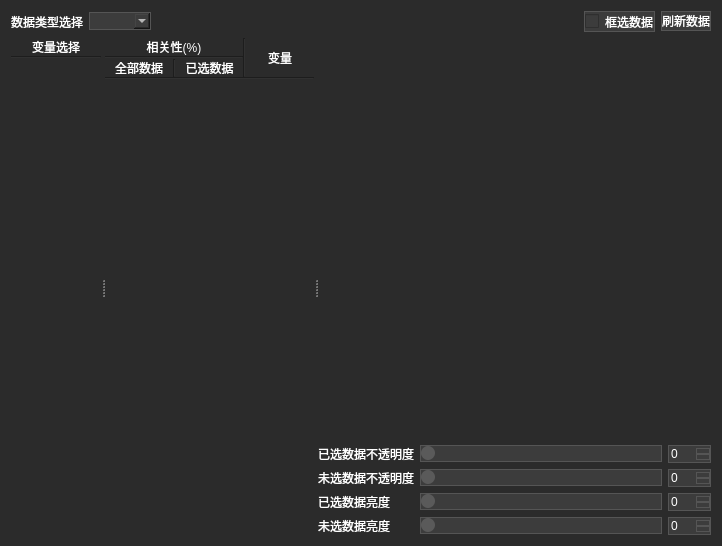
<?xml version="1.0" encoding="UTF-8"?>
<ui version="4.0">
 <class>igQtVariableCorrelationWidget</class>
 <widget class="QWidget" name="igQtVariableCorrelationWidget">
  <property name="geometry">
   <rect>
    <x>0</x>
    <y>0</y>
    <width>722</width>
    <height>546</height>
   </rect>
  </property>
  <property name="windowTitle">
   <string>Form</string>
  </property>
  <property name="styleSheet">
   <string>/* 使用类名选择器，确保嵌入 MainWindow 或 Dialog 时都能应用深色背景 */
igQtVariableCorrelationWidget,
QWidget#igQtVariableCorrelationWidget {
    background-color: #2b2b2b;
    color: #ffffff;
}
/* 滚动区域及内部内容背景（表格“变量选择”“相关性(%)”“变量”所在区域） */
QScrollArea {
    background-color: #2b2b2b;
    border: none;
}
QScrollArea::viewport {
    background-color: #2b2b2b !important;
}
QScrollArea QFrame,
QScrollArea QWidget {
    background-color: #2b2b2b !important;
    color: #ffffff;
}
/* 明确指定两个表格内容控件的深色背景，避免 Windows 下仍显示白底 */
QWidget#widget_2,
QWidget#scrollAreaWidgetContents_2 {
    background-color: #2b2b2b !important;
    color: #ffffff;
}
QLabel {
    background-color: transparent;
    color: #ffffff;
}
/* 下拉框、按钮、复选框、数字框、滑块 - 统一深色 */
QComboBox, QPushButton, QCheckBox, QSpinBox, QSlider {
    background-color: #3c3c3c;
    color: #ffffff;
    border: 1px solid #555555;
}
QComboBox:hover, QPushButton:hover {
    background-color: #4a4a4a;
}
QComboBox:focus, QPushButton:focus {
    border: 1px solid #0078d4;
}
/* QSpinBox 上下箭头按钮 */
QSpinBox::up-button, QSpinBox::down-button {
    background-color: #3c3c3c;
    border: 1px solid #555555;
    color: #ffffff;
}
QSpinBox::up-button:hover, QSpinBox::down-button:hover {
    background-color: #4a4a4a;
}
/* QSlider 轨道与滑块 */
QSlider::groove:horizontal {
    background: #3c3c3c;
    height: 6px;
    border-radius: 3px;
}
QSlider::handle:horizontal {
    background: #5a5a5a;
    width: 14px;
    margin: -4px 0;
    border-radius: 7px;
}
QSlider::handle:horizontal:hover {
    background: #6a6a6a;
}
/* 分割线等 */
Line, QFrame[frameShape="4"] {
    background-color: #555555;
}</string>
  </property>
  <layout class="QVBoxLayout" name="verticalLayout_5">
   <item>
    <layout class="QHBoxLayout" name="horizontalLayout">
     <item>
      <widget class="QLabel" name="label_10">
       <property name="text">
        <string>数据类型选择</string>
       </property>
      </widget>
     </item>
     <item>
      <widget class="QComboBox" name="dataTypeChoose"/>
     </item>
     <item>
      <spacer name="horizontalSpacer">
       <property name="orientation">
        <enum>Qt::Horizontal</enum>
       </property>
       <property name="sizeHint" stdset="0">
        <size>
         <width>40</width>
         <height>20</height>
        </size>
       </property>
      </spacer>
     </item>
     <item>
      <widget class="QCheckBox" name="rangeChoose">
       <property name="text">
        <string>框选数据</string>
       </property>
      </widget>
     </item>
     <item>
      <widget class="QPushButton" name="refreshData">
       <property name="text">
        <string>刷新数据</string>
       </property>
      </widget>
     </item>
    </layout>
   </item>
   <item>
    <widget class="QSplitter" name="splitter">
     <property name="sizePolicy">
      <sizepolicy hsizetype="Expanding" vsizetype="Expanding">
       <horstretch>0</horstretch>
       <verstretch>0</verstretch>
      </sizepolicy>
     </property>
     <property name="orientation">
      <enum>Qt::Horizontal</enum>
     </property>
     <property name="childrenCollapsible">
      <bool>false</bool>
     </property>
     <widget class="QScrollArea" name="scrollArea">
      <property name="sizePolicy">
       <sizepolicy hsizetype="Preferred" vsizetype="Expanding">
        <horstretch>0</horstretch>
        <verstretch>0</verstretch>
       </sizepolicy>
      </property>
      <property name="minimumSize">
       <size>
        <width>90</width>
        <height>0</height>
       </size>
      </property>
      <property name="widgetResizable">
       <bool>true</bool>
      </property>
      <widget class="QWidget" name="widget_2">
       <property name="geometry">
        <rect>
         <x>0</x>
         <y>0</y>
         <width>88</width>
         <height>490</height>
        </rect>
       </property>
       <layout class="QVBoxLayout" name="verticalLayout_6">
        <property name="spacing">
         <number>0</number>
        </property>
        <property name="leftMargin">
         <number>0</number>
        </property>
        <property name="topMargin">
         <number>0</number>
        </property>
        <property name="rightMargin">
         <number>0</number>
        </property>
        <property name="bottomMargin">
         <number>0</number>
        </property>
        <item>
         <layout class="QVBoxLayout" name="mainVariable">
          <item>
           <widget class="QLabel" name="label">
            <property name="text">
             <string>变量选择</string>
            </property>
            <property name="alignment">
             <set>Qt::AlignCenter</set>
            </property>
           </widget>
          </item>
          <item>
           <widget class="Line" name="line_2">
            <property name="orientation">
             <enum>Qt::Horizontal</enum>
            </property>
           </widget>
          </item>
         </layout>
        </item>
        <item>
         <spacer name="verticalSpacer_2">
          <property name="orientation">
           <enum>Qt::Vertical</enum>
          </property>
          <property name="sizeHint" stdset="0">
           <size>
            <width>20</width>
            <height>460</height>
           </size>
          </property>
         </spacer>
        </item>
       </layout>
      </widget>
     </widget>
     <widget class="QScrollArea" name="scrollArea_2">
      <property name="sizePolicy">
       <sizepolicy hsizetype="Preferred" vsizetype="Expanding">
        <horstretch>0</horstretch>
        <verstretch>0</verstretch>
       </sizepolicy>
      </property>
      <property name="minimumSize">
       <size>
        <width>90</width>
        <height>0</height>
       </size>
      </property>
      <property name="widgetResizable">
       <bool>true</bool>
      </property>
      <widget class="QWidget" name="scrollAreaWidgetContents_2">
       <property name="geometry">
        <rect>
         <x>0</x>
         <y>0</y>
         <width>240</width>
         <height>490</height>
        </rect>
       </property>
       <layout class="QVBoxLayout" name="verticalLayout_8">
        <property name="spacing">
         <number>0</number>
        </property>
        <property name="leftMargin">
         <number>0</number>
        </property>
        <property name="topMargin">
         <number>0</number>
        </property>
        <property name="rightMargin">
         <number>0</number>
        </property>
        <property name="bottomMargin">
         <number>0</number>
        </property>
        <item>
         <layout class="QGridLayout" name="gridLayout">
          <item row="2" column="0">
           <widget class="QLabel" name="label_2">
            <property name="text">
             <string>全部数据</string>
            </property>
            <property name="alignment">
             <set>Qt::AlignCenter</set>
            </property>
           </widget>
          </item>
          <item row="0" column="4" rowspan="3">
           <widget class="QLabel" name="label_3">
            <property name="text">
             <string>变量</string>
            </property>
            <property name="alignment">
             <set>Qt::AlignCenter</set>
            </property>
           </widget>
          </item>
          <item row="3" column="0" colspan="5">
           <widget class="Line" name="line">
            <property name="orientation">
             <enum>Qt::Horizontal</enum>
            </property>
           </widget>
          </item>
          <item row="2" column="1">
           <widget class="Line" name="line_4">
            <property name="orientation">
             <enum>Qt::Vertical</enum>
            </property>
           </widget>
          </item>
          <item row="4" column="4">
           <layout class="QVBoxLayout" name="subVariable"/>
          </item>
          <item row="4" column="0">
           <layout class="QVBoxLayout" name="unChoosedDataCor"/>
          </item>
          <item row="2" column="2">
           <widget class="QLabel" name="label_4">
            <property name="text">
             <string>已选数据</string>
            </property>
            <property name="alignment">
             <set>Qt::AlignCenter</set>
            </property>
           </widget>
          </item>
          <item row="4" column="2">
           <layout class="QVBoxLayout" name="choosedDataCor"/>
          </item>
          <item row="0" column="3" rowspan="3">
           <widget class="Line" name="line_3">
            <property name="orientation">
             <enum>Qt::Vertical</enum>
            </property>
           </widget>
          </item>
          <item row="0" column="0" colspan="3">
           <widget class="QLabel" name="label_5">
            <property name="text">
             <string>相关性(%)</string>
            </property>
            <property name="alignment">
             <set>Qt::AlignCenter</set>
            </property>
           </widget>
          </item>
          <item row="1" column="0" colspan="3">
           <widget class="Line" name="line_5">
            <property name="orientation">
             <enum>Qt::Horizontal</enum>
            </property>
           </widget>
          </item>
          <item row="4" column="1">
           <widget class="Line" name="line_6">
            <property name="orientation">
             <enum>Qt::Vertical</enum>
            </property>
           </widget>
          </item>
          <item row="4" column="3">
           <widget class="Line" name="line_7">
            <property name="orientation">
             <enum>Qt::Vertical</enum>
            </property>
           </widget>
          </item>
         </layout>
        </item>
        <item>
         <spacer name="verticalSpacer">
          <property name="orientation">
           <enum>Qt::Vertical</enum>
          </property>
          <property name="sizeHint" stdset="0">
           <size>
            <width>20</width>
            <height>380</height>
           </size>
          </property>
         </spacer>
        </item>
       </layout>
      </widget>
     </widget>
     <widget class="QWidget" name="verticalLayoutWidget">
      <layout class="QVBoxLayout" name="verticalLayout_3">
       <item>
        <widget class="QWidget" name="drawWidget" native="true">
         <property name="sizePolicy">
          <sizepolicy hsizetype="Expanding" vsizetype="Expanding">
           <horstretch>0</horstretch>
           <verstretch>0</verstretch>
          </sizepolicy>
         </property>
        </widget>
       </item>
       <item>
        <layout class="QFormLayout" name="formLayout">
         <property name="horizontalSpacing">
          <number>15</number>
         </property>
         <property name="verticalSpacing">
          <number>4</number>
         </property>
         <item row="0" column="0">
          <widget class="QLabel" name="mainVariableName">
           <property name="text">
            <string/>
           </property>
          </widget>
         </item>
         <item row="1" column="0">
          <widget class="QLabel" name="subVariableName">
           <property name="text">
            <string/>
           </property>
          </widget>
         </item>
         <item row="0" column="1">
          <widget class="QLabel" name="mainVariablePos">
           <property name="text">
            <string/>
           </property>
          </widget>
         </item>
         <item row="1" column="1">
          <widget class="QLabel" name="subVariablePos">
           <property name="text">
            <string/>
           </property>
          </widget>
         </item>
        </layout>
       </item>
       <item>
        <layout class="QGridLayout" name="gridLayout_2">
         <item row="2" column="0">
          <widget class="QLabel" name="label_7">
           <property name="text">
            <string>未选数据不透明度</string>
           </property>
          </widget>
         </item>
         <item row="1" column="1">
          <widget class="QSlider" name="choosedAlphaSlider">
           <property name="sizePolicy">
            <sizepolicy hsizetype="Expanding" vsizetype="Fixed">
             <horstretch>0</horstretch>
             <verstretch>0</verstretch>
            </sizepolicy>
           </property>
           <property name="maximum">
            <number>255</number>
           </property>
           <property name="orientation">
            <enum>Qt::Horizontal</enum>
           </property>
          </widget>
         </item>
         <item row="1" column="0">
          <widget class="QLabel" name="label_6">
           <property name="text">
            <string>已选数据不透明度</string>
           </property>
          </widget>
         </item>
         <item row="1" column="2">
          <widget class="QSpinBox" name="choosedAlphaSpinBox">
           <property name="maximum">
            <number>255</number>
           </property>
          </widget>
         </item>
         <item row="3" column="0">
          <widget class="QLabel" name="label_8">
           <property name="text">
            <string>已选数据亮度</string>
           </property>
          </widget>
         </item>
         <item row="4" column="0">
          <widget class="QLabel" name="label_9">
           <property name="text">
            <string>未选数据亮度</string>
           </property>
          </widget>
         </item>
         <item row="2" column="1">
          <widget class="QSlider" name="unChoosedAlphaSlider">
           <property name="maximum">
            <number>255</number>
           </property>
           <property name="orientation">
            <enum>Qt::Horizontal</enum>
           </property>
          </widget>
         </item>
         <item row="3" column="1">
          <widget class="QSlider" name="choosedLightSlider">
           <property name="maximum">
            <number>255</number>
           </property>
           <property name="orientation">
            <enum>Qt::Horizontal</enum>
           </property>
          </widget>
         </item>
         <item row="4" column="1">
          <widget class="QSlider" name="unChoosedLightSlider">
           <property name="maximum">
            <number>255</number>
           </property>
           <property name="orientation">
            <enum>Qt::Horizontal</enum>
           </property>
          </widget>
         </item>
         <item row="2" column="2">
          <widget class="QSpinBox" name="unChoosedAlphaSpinBox">
           <property name="maximum">
            <number>255</number>
           </property>
          </widget>
         </item>
         <item row="3" column="2">
          <widget class="QSpinBox" name="choosedLightSpinBox">
           <property name="maximum">
            <number>255</number>
           </property>
          </widget>
         </item>
         <item row="4" column="2">
          <widget class="QSpinBox" name="unChoosedLightSpinBox">
           <property name="maximum">
            <number>255</number>
           </property>
          </widget>
         </item>
        </layout>
       </item>
      </layout>
     </widget>
    </widget>
   </item>
  </layout>
 </widget>
 <resources/>
 <connections/>
</ui>
